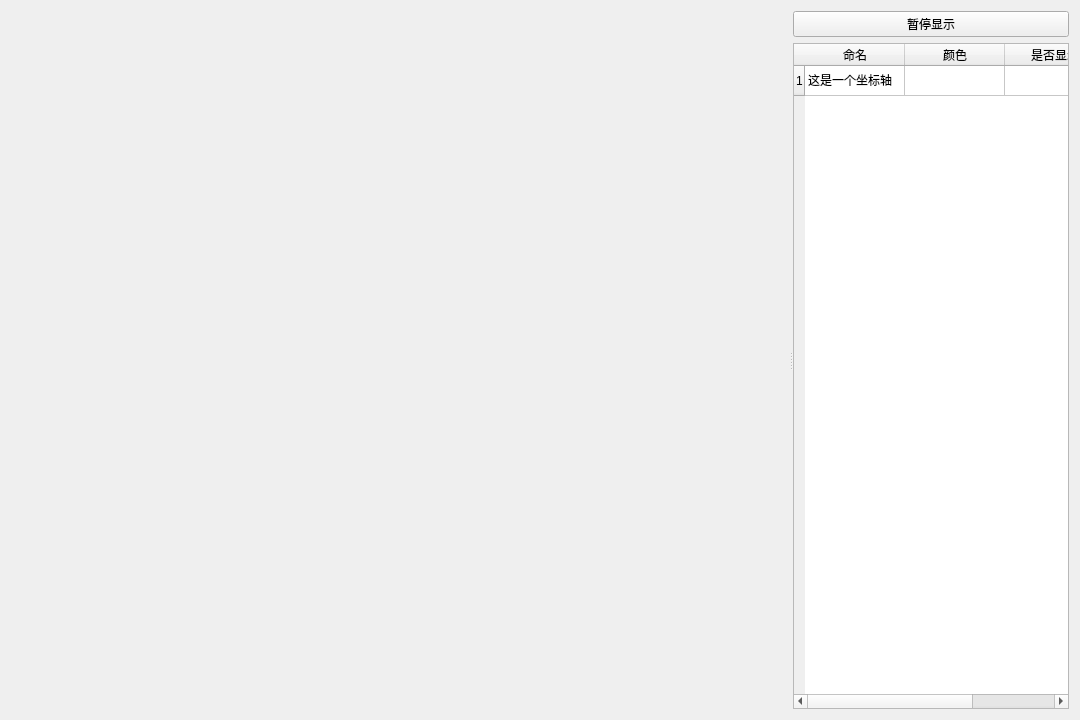
<?xml version="1.0" encoding="UTF-8"?>
<ui version="4.0">
 <class>charts_next</class>
 <widget class="QWidget" name="charts_next">
  <property name="enabled">
   <bool>true</bool>
  </property>
  <property name="geometry">
   <rect>
    <x>0</x>
    <y>0</y>
    <width>1080</width>
    <height>720</height>
   </rect>
  </property>
  <property name="windowTitle">
   <string>Form</string>
  </property>
  <layout class="QVBoxLayout" name="verticalLayout_2">
   <item>
    <widget class="QSplitter" name="splitter">
     <property name="orientation">
      <enum>Qt::Horizontal</enum>
     </property>
     <widget class="QCustomPlot" name="widget" native="true">
      <property name="minimumSize">
       <size>
        <width>720</width>
        <height>0</height>
       </size>
      </property>
     </widget>
     <widget class="QWidget" name="verticalLayoutWidget">
      <layout class="QVBoxLayout" name="verticalLayout">
       <item>
        <layout class="QHBoxLayout" name="horizontalLayout">
         <item>
          <widget class="QPushButton" name="start_stop">
           <property name="text">
            <string>暂停显示</string>
           </property>
          </widget>
         </item>
        </layout>
       </item>
       <item>
        <widget class="QTableWidget" name="line_table">
         <row>
          <property name="text">
           <string>1</string>
          </property>
         </row>
         <column>
          <property name="text">
           <string>命名</string>
          </property>
         </column>
         <column>
          <property name="text">
           <string>颜色</string>
          </property>
         </column>
         <column>
          <property name="text">
           <string>是否显示</string>
          </property>
         </column>
         <item row="0" column="0">
          <property name="text">
           <string>这是一个坐标轴</string>
          </property>
         </item>
         <item row="0" column="1">
          <property name="text">
           <string/>
          </property>
         </item>
         <item row="0" column="2">
          <property name="text">
           <string/>
          </property>
         </item>
        </widget>
       </item>
      </layout>
     </widget>
    </widget>
   </item>
  </layout>
 </widget>
 <customwidgets>
  <customwidget>
   <class>QCustomPlot</class>
   <extends>QWidget</extends>
   <header location="global">qcustomplot.h</header>
   <container>1</container>
  </customwidget>
 </customwidgets>
 <resources/>
 <connections/>
</ui>
